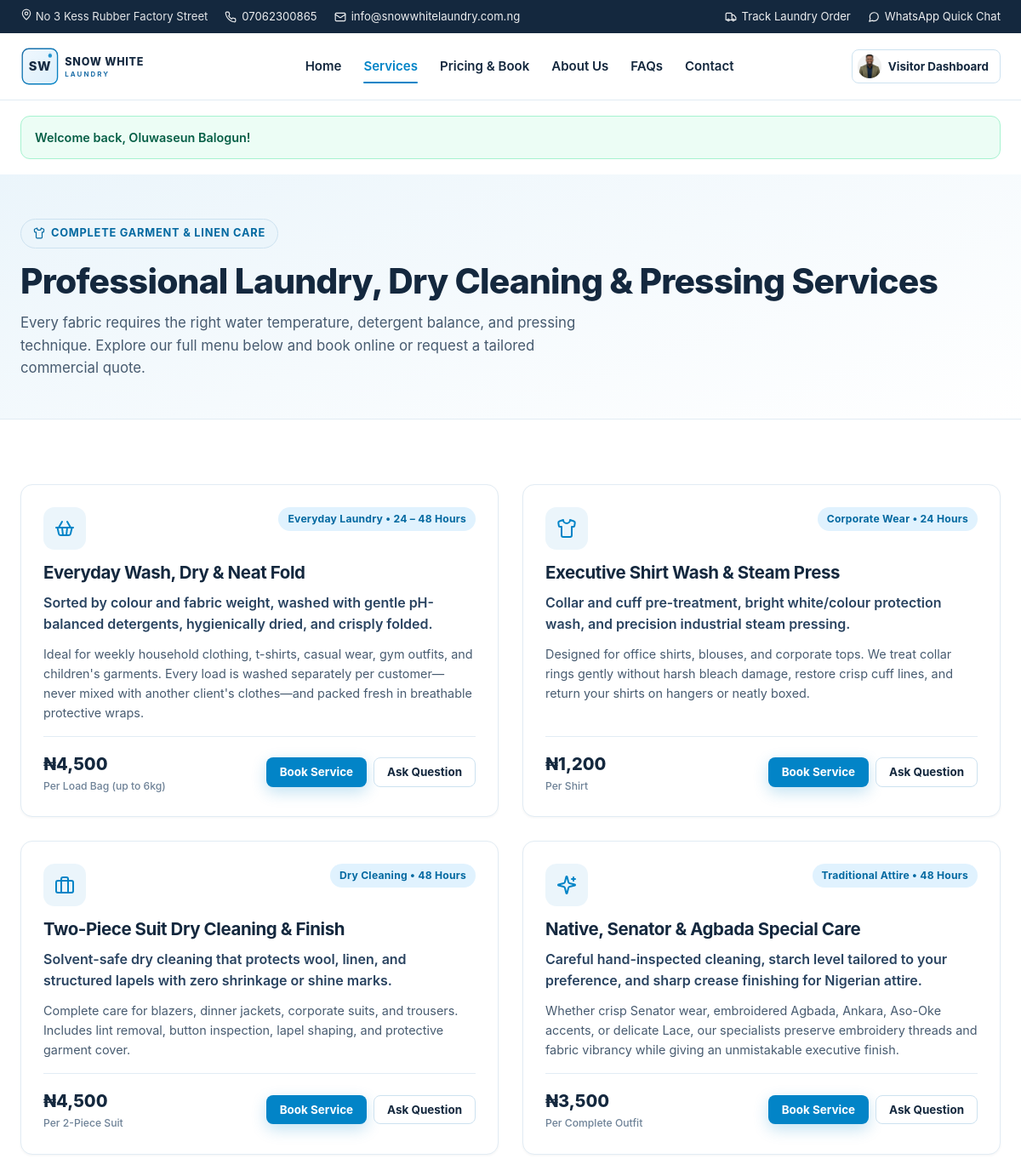
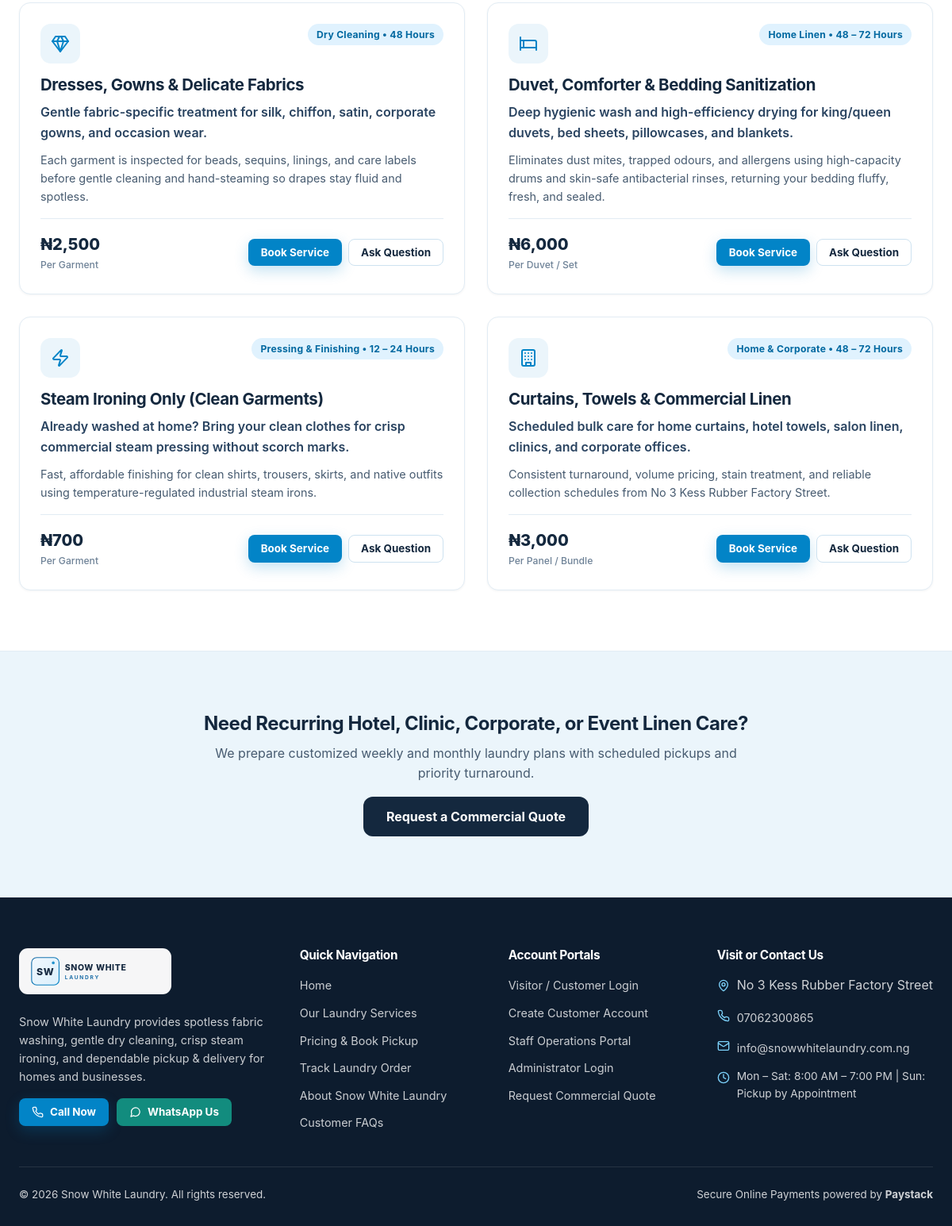
The page /services.php (signed in) on the database its author committed (2 pictures, top to bottom).
### tables this page shows
CREATE TABLE `users` (
  `id` INT UNSIGNED NOT NULL AUTO_INCREMENT,
  `full_name` VARCHAR(120) NOT NULL,
  `email` VARCHAR(160) NOT NULL,
  `phone` VARCHAR(30) DEFAULT NULL,
  `password_hash` VARCHAR(255) NOT NULL,
  `role` ENUM('visitor', 'staff', 'admin') NOT NULL DEFAULT 'visitor',
  `status` ENUM('active', 'suspended') NOT NULL DEFAULT 'active',
  `suspension_reason` VARCHAR(255) DEFAULT NULL,
  `staff_code` VARCHAR(30) DEFAULT NULL,
  `job_title` VARCHAR(100) DEFAULT NULL,
  `address` VARCHAR(255) DEFAULT NULL,
  `city_area` VARCHAR(100) DEFAULT NULL,
  `passport_photo` VARCHAR(255) DEFAULT NULL,
  `bio` TEXT DEFAULT NULL,
  `last_login_at` DATETIME DEFAULT NULL,
  `created_at` DATETIME NOT NULL DEFAULT CURRENT_TIMESTAMP,
  `updated_at` DATETIME NOT NULL DEFAULT CURRENT_TIMESTAMP ON UPDATE CURRENT_TIMESTAMP,
  PRIMARY KEY (`id`),
  UNIQUE KEY `uniq_users_email` (`email`),
  KEY `idx_users_role_status` (`role`, `status`)
);

CREATE TABLE `services` (
  `id` INT UNSIGNED NOT NULL AUTO_INCREMENT,
  `name` VARCHAR(140) NOT NULL,
  `slug` VARCHAR(150) NOT NULL,
  `category` VARCHAR(60) NOT NULL DEFAULT 'Laundry Care',
  `short_description` VARCHAR(255) NOT NULL,
  `full_description` TEXT NOT NULL,
  `unit_label` VARCHAR(60) NOT NULL DEFAULT 'Per Item',
  `price_ngn` DECIMAL(12,2) NOT NULL DEFAULT 0.00,
  `turnaround_hours` VARCHAR(40) NOT NULL DEFAULT '24 - 48 Hours',
  `icon_name` VARCHAR(40) NOT NULL DEFAULT 'shirt',
  `is_featured` TINYINT(1) NOT NULL DEFAULT 1,
  `is_active` TINYINT(1) NOT NULL DEFAULT 1,
  `sort_order` INT NOT NULL DEFAULT 0,
  `created_at` DATETIME NOT NULL DEFAULT CURRENT_TIMESTAMP,
  PRIMARY KEY (`id`),
  UNIQUE KEY `uniq_services_slug` (`slug`)
);

### services.php (the view, shortened to what this page needs)
<?php
require_once __DIR__ . '/includes/bootstrap.php';
swl_enforce_public_maintenance();
$pdo       = swl_db();
$services  = $pdo->query('SELECT * FROM services WHERE is_active = 1 ORDER BY sort_order ASC, id ASC')->fetchAll();
$activeNav = 'services';
require __DIR__ . '/includes/header.php';
?>
<section class="page-hero">
  <div class="container">
    <span class="eyebrow"><?= swl_icon('shirt', 14) ?> Complete Garment &amp; Linen Care</span>
    <h1>Professional Laundry, Dry Cleaning &amp; Pressing Services</h1>
    <p style="max-width:680px;font-size:1.05rem;margin-bottom:0;">
      Every fabric requires the right water temperature, detergent balance, and pressing technique. Explore our full menu below and book online or request a tailored commercial quote.
    </p>
  </div>
</section>
<section class="section">
  <div class="container">
    <div class="grid-2">
      <?php foreach ($services as $srv): ?>
        <article class="card card-hover" style="display:flex;flex-direction:column;justify-content:space-between;">
          <div>
            <div style="display:flex;justify-content:space-between;align-items:flex-start;gap:12px;margin-bottom:14px;">
              <div class="service-icon" style="margin-bottom:0;"><?= swl_icon($srv['icon_name'], 24) ?></div>
              <span class="badge badge-confirmed"><?= e($srv['category']) ?> &bull; <?= e($srv['turnaround_hours']) ?></span>
            </div>
            <h3 style="font-size:1.28rem;"><?= e($srv['name']) ?></h3>
            <p style="font-weight:600;color:var(--navy-muted);margin-bottom:10px;"><?= e($srv['short_description']) ?></p>
            <p style="font-size:0.9rem;margin-bottom:0;"><?= e($srv['full_description']) ?></p>
          </div>
          <div class="service-meta">
            <div>
              <span class="price-tag"><?= swl_money($srv['price_ngn']) ?></span>
              <span class="price-unit"><?= e($srv['unit_label']) ?></span>
            </div>
            <div style="display:flex;gap:8px;flex-wrap:wrap;">
              <a href="<?= e(swl_base_url('pricing.php?select=' . (int)$srv['id'] . '#book-now')) ?>" class="btn btn-primary btn-sm">
                Book Service
              </a>
              <a href="<?= e(swl_base_url('contact.php?service=' . urlencode($srv['name']) . '#enquiry-form')) ?>" class="btn btn-outline btn-sm">
                Ask Question
              </a>
            </div>
          </div>
        </article>
      <?php endforeach; ?>
    </div>
  </div>
</section>
<section class="section section-ice">
  <div class="container" style="text-align:center;max-width:740px;">
    <h2>Need Recurring Hotel, Clinic, Corporate, or Event Linen Care?</h2>
    <p>We prepare customized weekly and monthly laundry plans with scheduled pickups and priority turnaround.</p>
    <a href="<?= e(swl_base_url('contact.php?type=quote_request#enquiry-form')) ?>" class="btn btn-navy btn-lg">
      Request a Commercial Quote
    </a>
  </div>
</section>
<?php require __DIR__ . '/includes/footer.php'; ?>

### includes/header.php (shortened to what this page needs)
<?php
$siteName   = swl_setting('site_name', 'Snow White Laundry');
$phone      = swl_setting('contact_phone', '07062300865');
$email      = swl_setting('contact_email', 'info@snowwhitelaundry.com.ng');
$address    = swl_setting('contact_address', 'No 3 Kess Rubber Factory Street');
$whatsapp   = preg_replace('/\D+/', '', swl_setting('whatsapp_number', '2347062300865'));
$activeNav  = $activeNav ?? '';
$currUser   = swl_current_user();
$flashes    = swl_get_flashes();
?>
<!DOCTYPE html>
<html lang="en">
<head>
  <link rel="stylesheet" href="<?= e(swl_base_url('assets/css/style.css')) ?>">
</head>
<body>
<div class="top-strip no-print">
  <div class="container top-strip-inner">
    <div class="top-strip-links">
      <span><?= swl_icon('map-pin', 14) ?> <?= e($address) ?></span>
      <a href="tel:<?= e($phone) ?>"><?= swl_icon('phone', 14) ?> <?= e($phone) ?></a>
      <a href="mailto:<?= e($email) ?>"><?= swl_icon('mail', 14) ?> <?= e($email) ?></a>
    </div>
    <div class="top-strip-links">
      <a href="<?= e(swl_base_url('track.php')) ?>"><?= swl_icon('truck', 14) ?> Track Laundry Order</a>
      <?php if ($whatsapp !== ''): ?>
        <a href="https://wa.me/<?= e($whatsapp) ?>?text=<?= urlencode('Hello ' . $siteName . ', I would like to book a laundry service.') ?>" target="_blank" rel="noopener">
          <?= swl_icon('whatsapp', 14) ?> WhatsApp Quick Chat
        </a>
      <?php endif; ?>
    </div>
  </div>
</div>
<header class="site-header no-print">
  <div class="container nav-inner">
    <a href="<?= e(swl_base_url()) ?>" class="brand-logo" aria-label="<?= e($siteName) ?> Home">
      <img src="<?= e(swl_logo_url()) ?>" alt="<?= e($siteName) ?>">
    </a>
    <nav class="nav-links" id="swlNavMenu">
      <a href="<?= e(swl_base_url()) ?>" class="<?= $activeNav === 'home' ? 'active' : '' ?>">Home</a>
      <a href="<?= e(swl_base_url('services.php')) ?>" class="<?= $activeNav === 'services' ? 'active' : '' ?>">Services</a>
      <a href="<?= e(swl_base_url('pricing.php')) ?>" class="<?= $activeNav === 'pricing' ? 'active' : '' ?>">Pricing &amp; Book</a>
      <a href="<?= e(swl_base_url('about.php')) ?>" class="<?= $activeNav === 'about' ? 'active' : '' ?>">About Us</a>
      <a href="<?= e(swl_base_url('faq.php')) ?>" class="<?= $activeNav === 'faq' ? 'active' : '' ?>">FAQs</a>
      <a href="<?= e(swl_base_url('contact.php')) ?>" class="<?= $activeNav === 'contact' ? 'active' : '' ?>">Contact</a>
    </nav>
    <div class="nav-actions">
      <?php if ($currUser): ?>
        <?php $avatar = swl_avatar_url($currUser); ?>
        <a href="<?= e(swl_base_url(swl_dashboard_path($currUser['role']))) ?>" class="btn btn-outline btn-sm" style="padding:5px 13px 5px 6px;">
          <?php if ($avatar): ?>
            <img src="<?= e($avatar) ?>" alt="" style="width:28px;height:28px;border-radius:50%;object-fit:cover;">
          <?php else: ?>
            <span style="width:28px;height:28px;border-radius:50%;background:var(--ice-blue-mid);display:grid;place-items:center;font-size:0.74rem;font-weight:800;"><?= e(swl_initials($currUser['full_name'])) ?></span>
          <?php endif; ?>
          <span><?= e(ucfirst($currUser['role'])) ?> Dashboard</span>
        </a>
      <?php endif; ?>
    </div>
  </div>
</header>
<?php if (!empty($flashes)): ?>
  <div class="container" style="padding-top:18px;">
    <?php foreach ($flashes as $f): ?>
      <div class="alert alert-<?= e($f['type']) ?>"><?= e($f['message']) ?></div>
    <?php endforeach; ?>
  </div>
<?php endif; ?>

### includes/bootstrap.php (shortened to what this page needs)
<?php
function swl_base_url(string $path = ''): string
{
    static $basePath = null;
    if ($basePath === null) {
        $docRoot = isset($_SERVER['DOCUMENT_ROOT']) ? realpath($_SERVER['DOCUMENT_ROOT']) : false;
        $appRoot = SWL_ROOT;
        if ($docRoot && $appRoot && str_starts_with($appRoot, $docRoot)) {
            $rel = trim(str_replace('\\', '/', substr($appRoot, strlen($docRoot))), '/');
            $basePath = $rel === '' ? '' : '/' . $rel;
        } else {
            $basePath = '';
        }
    }
    $clean = ltrim($path, '/');
    return $clean === '' ? ($basePath ?: '/') : $basePath . '/' . $clean;
}
function swl_db(): PDO
{
    static $pdo = null;
    if ($pdo instanceof PDO) {
        return $pdo;
    }
    try {
        $dsn = sprintf(
            'mysql:host=%s;port=%s;dbname=%s;charset=utf8mb4',
            DB_HOST,
            DB_PORT,
            DB_NAME
        );
        $pdo = new PDO($dsn, DB_USER, DB_PASS, [
            PDO::ATTR_ERRMODE            => PDO::ERRMODE_EXCEPTION,
            PDO::ATTR_DEFAULT_FETCH_MODE => PDO::FETCH_ASSOC,
            PDO::ATTR_EMULATE_PREPARES   => false,
        ]);
        $pdo->query('SELECT 1 FROM settings LIMIT 1');
        return $pdo;
    } catch (Throwable $e) {
        $script = basename($_SERVER['SCRIPT_NAME'] ?? '');
        if ($script !== 'install.php') {
            header('Location: ' . swl_base_url('install.php'));
            exit;
        }
        throw $e;
    }
}
function e(?string $value): string
{
    return htmlspecialchars((string)($value ?? ''), ENT_QUOTES, 'UTF-8');
}
function swl_money($amount, string $currency = 'NGN'): string
{
    $num = (float)$amount;
    $symbol = match (strtoupper($currency)) {
        'NGN'   => '₦',
        'USD'   => '$',
        'GHS'   => 'GH₵',
        default => strtoupper($currency) . ' ',
    };
    return $symbol . number_format($num, 0, '.', ',');
}
function &swl_settings_cache(): array
{
    static $settings = null;
    if ($settings === null) {
        $settings = [];
        try {
            $stmt = swl_db()->query('SELECT setting_key, setting_value FROM settings');
            foreach ($stmt->fetchAll() as $row) {
                $settings[$row['setting_key']] = (string)($row['setting_value'] ?? '');
            }
        } catch (Throwable $t) {
            $settings = [];
        }
    }
    return $settings;
}
function swl_setting(string $key, string $default = ''): string
{
    $cache = &swl_settings_cache();
    return array_key_exists($key, $cache) && $cache[$key] !== '' ? $cache[$key] : $default;
}
function swl_setting_raw(string $key, string $default = ''): string
{
    $cache = &swl_settings_cache();
    return array_key_exists($key, $cache) ? $cache[$key] : $default;
}
function swl_get_flashes(): array
{
    $flashes = $_SESSION['swl_flashes'] ?? [];
    return $flashes;
}
function swl_current_user(bool $refresh = false): ?array
{
    $stmt = swl_db()->prepare('SELECT * FROM users WHERE id = :id LIMIT 1');
    $stmt->execute([':id' => (int)$_SESSION['user_id']]);
    $user = $stmt->fetch();
    $cachedUser = $user;
    return $cachedUser;
}
function swl_dashboard_path(string $role): string
{
    return match ($role) {
        'admin' => 'admin/dashboard.php',
        'staff' => 'staff/dashboard.php',
        default => 'visitor/dashboard.php',
    };
}
function swl_is_maintenance(): bool
{
    return swl_setting_raw('maintenance_mode', '0') === '1';
}
function swl_enforce_public_maintenance(): void
{
    if (!swl_is_maintenance()) {
        return;
    }
    exit;
}
function swl_avatar_url(?array $user): ?string
{
    $rel = ltrim((string)$user['passport_photo'], '/');
    if (is_file(SWL_ROOT . '/' . $rel)) {
        return swl_base_url($rel) . '?v=' . filemtime(SWL_ROOT . '/' . $rel);
    }
    return null;
}
function swl_logo_url(): string
{
    $rel = ltrim(swl_setting('site_logo', 'uploads/branding/default-logo.svg'), '/');
    if (is_file(SWL_ROOT . '/' . $rel)) {
        return swl_base_url($rel) . '?v=' . filemtime(SWL_ROOT . '/' . $rel);
    }
    return swl_base_url('uploads/branding/default-logo.svg');
}
function swl_icon(string $name, int $size = 20, string $class = ''): string
{
    $cls = $class ? ' class="' . e($class) . '"' : '';
    $attrs = 'xmlns="http://www.w3.org/2000/svg" width="' . $size . '" height="' . $size . '" viewBox="0 0 24 24" fill="none" stroke="currentColor" stroke-width="2" stroke-linecap="round" stroke-linejoin="round"' . $cls;
    return '<svg ' . $attrs . '>' . $paths . '</svg>';
}

### rows shown on the page
users: passport_photo (picture), role "Visitor"
services: category "Everyday Laundry", turnaround_hours "24 – 48 Hours", name "Everyday Wash, Dry & Neat Fold", short_description "Sorted by colour and fabric weight, washed with gentle pH-balanced detergents, hygienically dried, and crisply folded.", full_description "Ideal for weekly household clothing, t-shirts, casual wear, gym outfits, and children's garments. Every load is washed separately per customer—never mixed with another client's clothes—and packed fresh in breathable protective wraps.", price_ngn "₦4,500", unit_label "Per Load Bag (up to 6kg)"
services: category "Corporate Wear", turnaround_hours "24 Hours", name "Executive Shirt Wash & Steam Press", short_description "Collar and cuff pre-treatment, bright white/colour protection wash, and precision industrial steam pressing.", full_description "Designed for office shirts, blouses, and corporate tops. We treat collar rings gently without harsh bleach damage, restore crisp cuff lines, and return your shirts on hangers or neatly boxed.", price_ngn "₦1,200", unit_label "Per Shirt"
services: category "Dry Cleaning", turnaround_hours "48 Hours", name "Two-Piece Suit Dry Cleaning & Finish", short_description "Solvent-safe dry cleaning that protects wool, linen, and structured lapels with zero shrinkage or shine marks.", full_description "Complete care for blazers, dinner jackets, corporate suits, and trousers. Includes lint removal, button inspection, lapel shaping, and protective garment cover.", price_ngn "₦4,500", unit_label "Per 2-Piece Suit"
services: category "Traditional Attire", turnaround_hours "48 Hours", name "Native, Senator & Agbada Special Care", short_description "Careful hand-inspected cleaning, starch level tailored to your preference, and sharp crease finishing for Nigerian attire.", full_description "Whether crisp Senator wear, embroidered Agbada, Ankara, Aso-Oke accents, or delicate Lace, our specialists preserve embroidery threads and fabric vibrancy while giving an unmistakable executive finish.", price_ngn "₦3,500", unit_label "Per Complete Outfit"
services: category "Dry Cleaning", turnaround_hours "48 Hours", name "Dresses, Gowns & Delicate Fabrics", short_description "Gentle fabric-specific treatment for silk, chiffon, satin, corporate gowns, and occasion wear.", full_description "Each garment is inspected for beads, sequins, linings, and care labels before gentle cleaning and hand-steaming so drapes stay fluid and spotless.", price_ngn "₦2,500", unit_label "Per Garment"
services: category "Home Linen", turnaround_hours "48 – 72 Hours", name "Duvet, Comforter & Bedding Sanitization", short_description "Deep hygienic wash and high-efficiency drying for king/queen duvets, bed sheets, pillowcases, and blankets.", full_description "Eliminates dust mites, trapped odours, and allergens using high-capacity drums and skin-safe antibacterial rinses, returning your bedding fluffy, fresh, and sealed.", price_ngn "₦6,000", unit_label "Per Duvet / Set"
services: category "Pressing & Finishing", turnaround_hours "12 – 24 Hours", name "Steam Ironing Only (Clean Garments)", short_description "Already washed at home? Bring your clean clothes for crisp commercial steam pressing without scorch marks.", full_description "Fast, affordable finishing for clean shirts, trousers, skirts, and native outfits using temperature-regulated industrial steam irons.", price_ngn "₦700", unit_label "Per Garment"
services: category "Home & Corporate", turnaround_hours "48 – 72 Hours", name "Curtains, Towels & Commercial Linen", short_description "Scheduled bulk care for home curtains, hotel towels, salon linen, clinics, and corporate offices.", full_description "Consistent turnaround, volume pricing, stain treatment, and reliable collection schedules from No 3 Kess Rubber Factory Street.", price_ngn "₦3,000", unit_label "Per Panel / Bundle"

### other values the page prints
$address "No 3 Kess Rubber Factory Street"
$phone "07062300865"
$email "info@snowwhitelaundry.com.ng"
$f['message'] "Welcome back, Oluwaseun Balogun!"
$footerText "Snow White Laundry provides spotless fabric washing, gentle dry cleaning, crisp steam ironing, and dependable pickup & delivery for homes and businesses."
$hours "Mon – Sat: 8:00 AM – 7:00 PM | Sun: Pickup by Appointment"
$siteName "Snow White Laundry"
